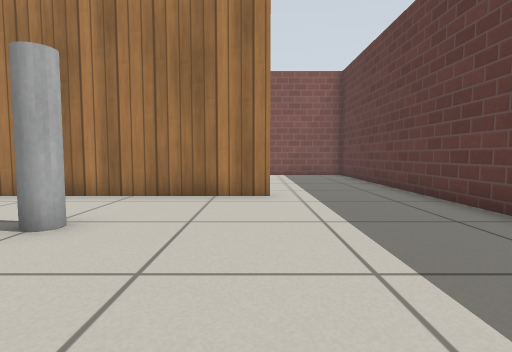
View 1 (above)

12 first-person views from a walk through a robot-simulator world made for Gazebo. The camera is 0.5 m above the floor, tilts 4° down and sees 80° across. The floor is counted in squares, 0.5 m on a side. Each view is taken from the middle of a square. On the plan, view 1 faces up. The plan holds only what a view shows up to about 12 squares ahead; the rest is blank. Simple patterns stand in for the simulator's built-in surfaces.

View 2
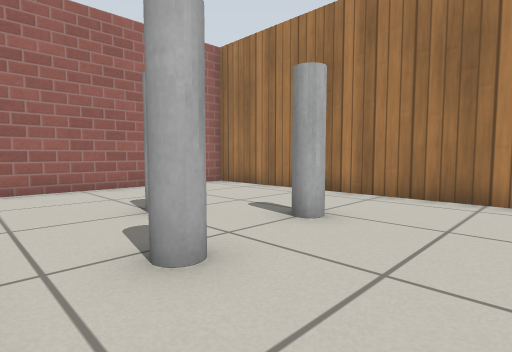

View 3
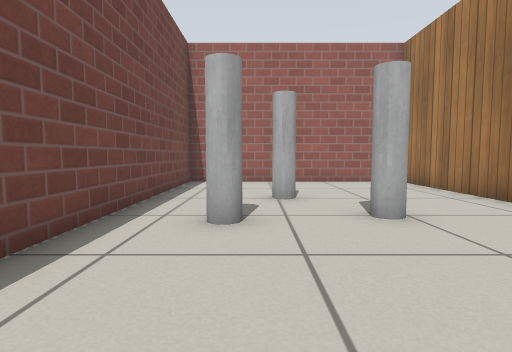

View 4
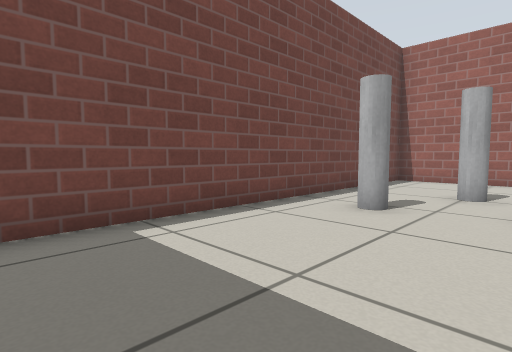

View 5
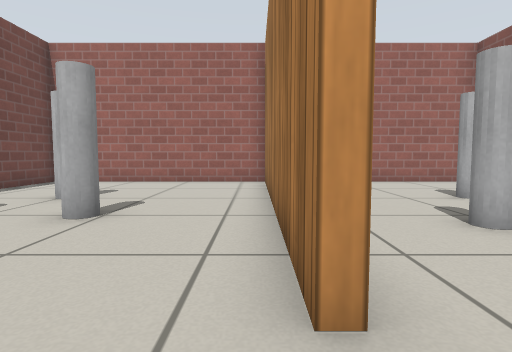

View 6
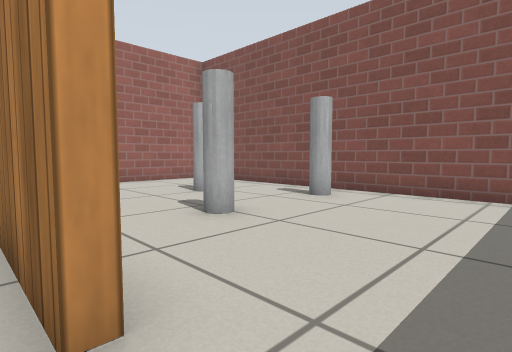

View 7
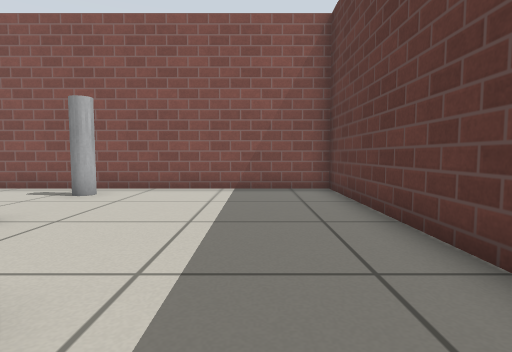

View 8
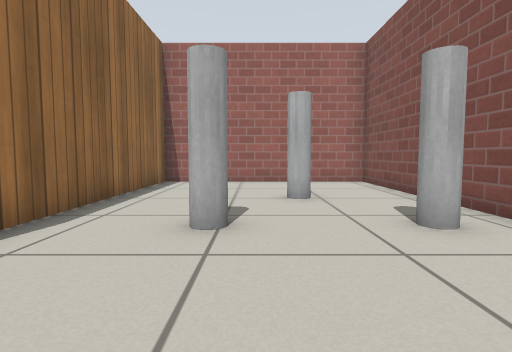

View 9
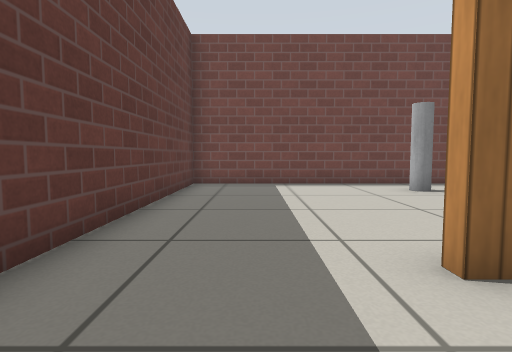

View 10
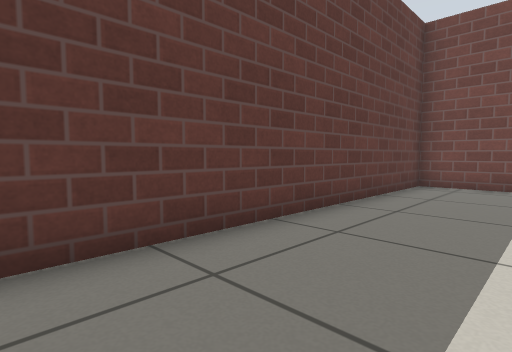

View 11
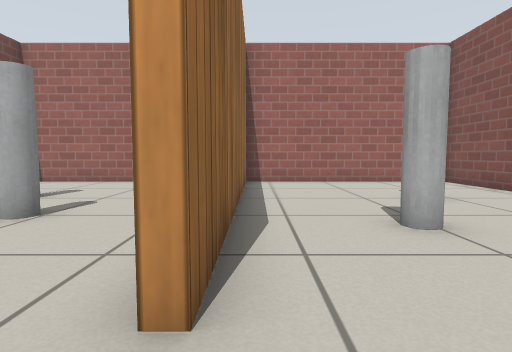

View 12
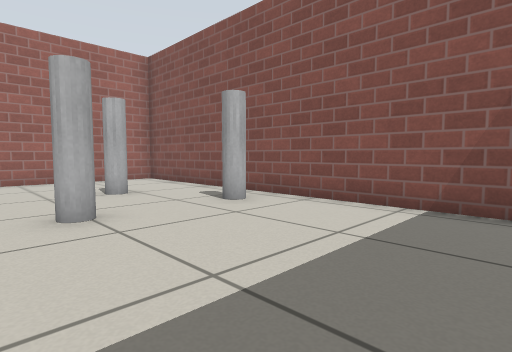

### Floor plan
Points are (right, up) in squares from view 1. A wall is a line through its corners. A room is listed if a view was taken in it or the views show most of it. See-through windows are left out.
Room 1 (views 1, 2, 3, 4, 5, 6, 7)
walls: (0.3, 7.6) (0.3, 7.3) (-9.2, 7.3) (-9.2, -0.4) (4.1, -0.4) (4.1, 7.5)
ways out: opening at (2, 8) to room 2
objects: grey pole (-5, 3); grey pole (-3, 2); grey pole (-3, 4)
Room 2 (views 8, 9, 10, 11, 12)
walls: (4.1, 7.5) (4.1, 15) (-9.2, 15) (-9.2, 7.6) (0.3, 7.6)
ways out: opening at (2, 8) to room 1
objects: grey pole (-5, 12); grey pole (-2, 10); grey pole (-2, 14)

Positions as (right, up) in squares from view 1, and headings:
1: (0, 0), facing up
2: (0, 0), facing up-left
3: (2, 2), facing left
4: (3, 4), facing down-left
5: (2, 7), facing left
6: (2, 7), facing up-left
7: (2, 6), facing up
8: (2, 11), facing left
9: (2, 10), facing down
10: (1, 10), facing down-right
11: (2, 8), facing left
12: (3, 9), facing up-left
